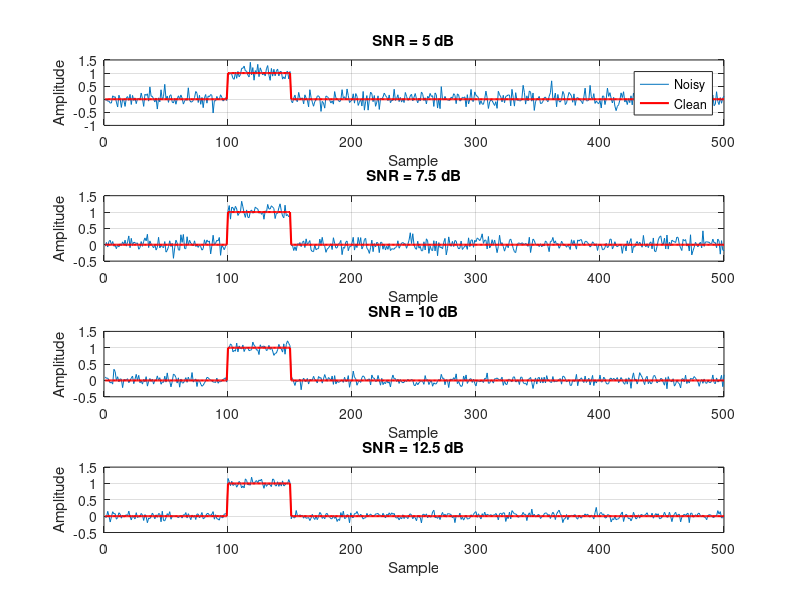
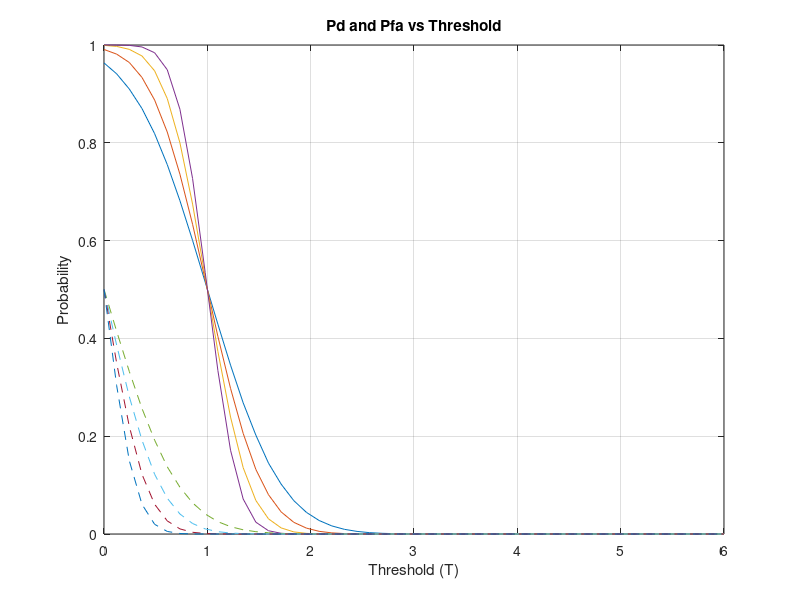

Reproduce these figures in MATLAB, in order. (Note: this script raises an error after producing the figures.)
clc; clear; close all;

snr = [5 7.5 10 12.5];
s = 10.^(-snr/20);
T = linspace(0,6,50);
N = 1e5;

x = zeros(1,500);
x(100:150) = 1;

figure('Name','Noisy vs Clean Signals','Color','w');
subplot(4,1,1); plot(awgn(x,snr(1),'measured')); hold on; plot(x,'r','LineWidth',1.5); grid on; title('SNR = 5 dB'); xlabel('Sample'); ylabel('Amplitude'); legend('Noisy','Clean');
subplot(4,1,2); plot(awgn(x,snr(2),'measured')); hold on; plot(x,'r','LineWidth',1.5); grid on; title('SNR = 7.5 dB'); xlabel('Sample'); ylabel('Amplitude');
subplot(4,1,3); plot(awgn(x,snr(3),'measured')); hold on; plot(x,'r','LineWidth',1.5); grid on; title('SNR = 10 dB'); xlabel('Sample'); ylabel('Amplitude');
subplot(4,1,4); plot(awgn(x,snr(4),'measured')); hold on; plot(x,'r','LineWidth',1.5); grid on; title('SNR = 12.5 dB'); xlabel('Sample'); ylabel('Amplitude');

noise = randn(N,1) .* s;
noise3 = permute(noise,[1 3 2]);
Pfa = squeeze(mean(noise3 > T,1))';
Pd = squeeze(mean(1 + noise3 > T,1))';

figure('Name','Pd and Pfa vs Threshold','Color','w');
plot(T,Pd',T,Pfa','--');
grid on;
xlabel('Threshold (T)'); ylabel('Probability');
title('Pd and Pfa vs Threshold');
legend(["Pd " + snr + " dB", "Pfa " + snr + " dB"]);

figure('Name','ROC Curves','Color','w');
plot(Pfa',Pd','-o');
grid on;
xlabel('Probability of False Alarm (Pfa)'); ylabel('Probability of Detection (Pd)');
title('ROC Curves');
legend("SNR = " + snr + " dB",'Location','southeast');

Pfa_SNR = mean(noise > 0.5);
Pd_SNR = mean(1 + noise > 0.5);

figure('Name','SNR vs Pd and Pfa','Color','w');
plot(snr,Pd_SNR,'b-o','LineWidth',1.5,'MarkerFaceColor','b'); hold on;
plot(snr,Pfa_SNR,'r-s','LineWidth',1.5,'MarkerFaceColor','r');
grid on;
xlabel('SNR (dB)'); ylabel('Probability');
title('SNR vs Pd and Pfa');
legend('Probability of Detection (Pd)','Probability of False Alarm (Pfa)','Location','best');
ylim([0 1]);
